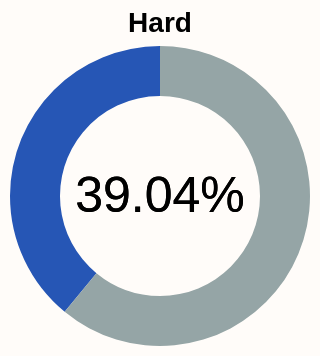

Express this chart as Vega-Lite.
### Vega-Lite specification from a JSON file in a GitHub repository (floating-point values rounded to 4 significant figures)
{"$schema": "https://vega.github.io/schema/vega-lite/v5.json", "width": 150, "height": 150, "config": {"view": {"stroke": null}}, "title": {"text": "Hard", "fontSize": 14}, "data": {"values": [{"Surface": "Hard", "Percentage": "0.3904"}, {"Surface": "Other", "Percentage": "0.6096"}]}, "layer": [{"mark": {"type": "arc", "innerRadius": 50}}, {"mark": {"type": "text", "text": "39.04%", "fontSize": 25}, "encoding": {"color": {"value": "black"}}}], "encoding": {"theta": {"field": "Percentage", "type": "quantitative"}, "color": {"field": "Surface", "type": "nominal", "legend": null, "scale": {"domain": ["Hard", "Other"], "range": ["#2656b5", "#95A5A6"]}}, "tooltip": [{"field": "Surface", "type": "nominal"}, {"field": "Percentage", "type": "quantitative", "title": "Percentage of games played on this surface", "format": ".2%"}]}, "background": "#fffcf9"}
